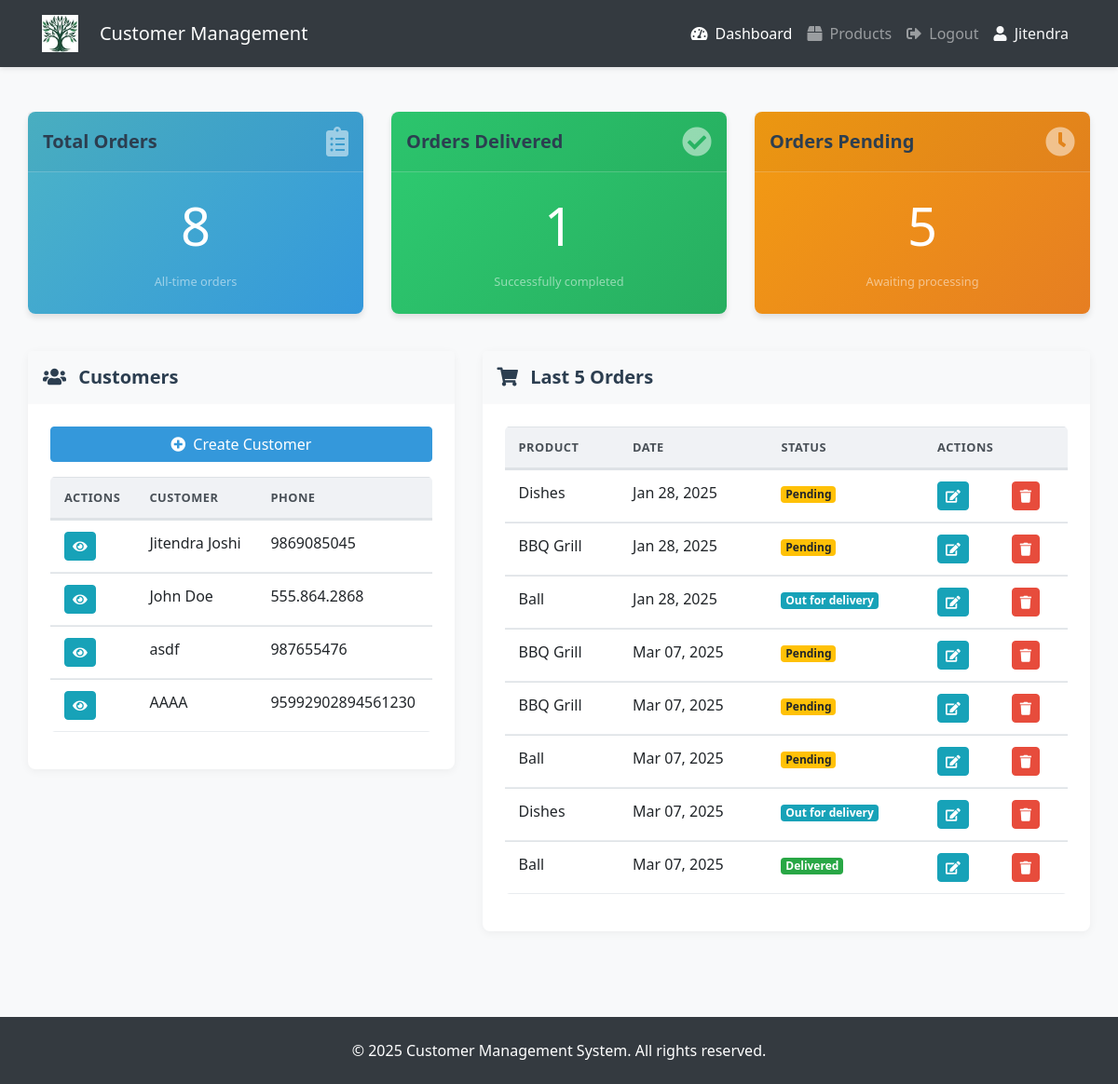
The app's page /dashboard/ (signed in) with its own data.
### accounts/models.py (models this page shows, shortened)
class Customer(models.Model):
    name = models.CharField(max_length=200, null=True)
    phone =  models.CharField(max_length=200, null=True)
    email =  models.CharField(max_length=200, null=True)
    date_created = models.DateTimeField(auto_now_add=True, null=True)

class Order(models.Model):
    STATUS = (
            ('Pending', 'Pending'),
            ('Out for delivery', 'Out for delivery'),
            ('Delivered', 'Delivered'),
    )
    customer = models.ForeignKey(Customer, null=True, on_delete=models.SET_NULL)     #whenever a customer is deleted this order will remain in the databasse with the null value of customer
    product = models.ForeignKey(Product, null=True, on_delete=models.SET_NULL)
    date_created = models.DateTimeField(auto_now_add=True, null=True)
    status = models.CharField(max_length=200, null=True, choices=STATUS)

class Product(models.Model):
    CATEGORY = (
        ('Indoor', 'Indoor'),
        ('Out Door', 'Out Door'),
    )
    name = models.CharField(max_length=200, null=True)
    price = models.FloatField(null=True)
    category = models.CharField(max_length=200, null=True, choices=CATEGORY)
    description = models.CharField(max_length=200, null=True, blank=True)
    date_created = models.DateTimeField(auto_now_add=True, null=True)
    tags = models.ManyToManyField(Tag)
    def __str__(self):
        return self.name

### accounts/views.py (the view)
# urls.py: path('dashboard/', views.home, name="home"),  # Move dashboard to its own URL
@login_required(login_url='/login')
def home(request):
    orders = Order.objects.all() # Read
    customers = Customer.objects.all()
    total_customers = customers.count()
    total_orders = orders.count()
    delivered = orders.filter(status='Delivered').count()
    pending = orders.filter(status='Pending').count()
    context = {'orders': orders, 'customers': customers, 'total_orders': total_orders, 'delivered': delivered, 'pending': pending}
    return render(request, 'accounts/dashboard.html', context)

### accounts/templates/accounts/dashboard.html
{% extends 'accounts/main.html' %}
{% block content %}
{% include 'accounts/status.html' %}
<div class="row mt-4">
    <div class="col-md-5">
        <div class="card">
            <div class="card-header bg-light">
                <h5 class="mb-0">
                    <i class="fas fa-users mr-2"></i> Customers
                </h5>
            </div>
            <div class="card-body">
                <a class="btn btn-primary btn-block mb-3" href="{% url 'create_customer' %}">
                    <i class="fas fa-plus-circle mr-1"></i> Create Customer
                </a>
                <div class="table-responsive">
                    <table class="table table-hover">
                        <thead>
                            <tr>
                                <th>Actions</th>
                                <th>Customer</th>
                                <th>Phone</th>
                            </tr>
                        </thead>
                        <tbody>
                            {% for customer in customers %}
                            <tr>
                                <td>
                                    <a class="btn btn-sm btn-info" href="{% url 'customer' customer.id %}">
                                        <i class="fas fa-eye"></i>
                                    </a>
                                </td>
                                <td>{{customer.name}}</td>
                                <td>{{customer.phone}}</td>
                            </tr>
                            {% endfor %}
                        </tbody>
                    </table>
                </div>
            </div>
        </div>
    </div>
    <div class="col-md-7">
        <div class="card">
            <div class="card-header bg-light">
                <h5 class="mb-0">
                    <i class="fas fa-shopping-cart mr-2"></i> Last 5 Orders
                </h5>
            </div>
            <div class="card-body">
                <div class="table-responsive">
                    <table class="table table-hover">
                        <thead>
                            <tr>
                                <th>Product</th>
                                <th>Date</th>
                                <th>Status</th>
                                <th colspan="2">Actions</th>
                            </tr>
                        </thead>
                        <tbody>
                            {% for order in orders %}
                            <tr>
                                <td>{{order.product}}</td>
                                <td>{{order.date_created|date:"M d, Y"}}</td>
                                <td>
                                    {% if order.status == 'Delivered' %}
                                    <span class="badge badge-success">{{order.status}}</span>
                                    {% elif order.status == 'Pending' %}
                                    <span class="badge badge-warning">{{order.status}}</span>
                                    {% else %}
                                    <span class="badge badge-info">{{order.status}}</span>
                                    {% endif %}
                                </td>
                                <td>
                                    <a class="btn btn-sm btn-info" href="{% url 'update_order' order.id %}">
                                        <i class="fas fa-edit"></i>
                                    </a>
                                </td>
                                <td>
                                    <a class="btn btn-sm btn-danger" href="{% url 'delete_order' order.id %}">
                                        <i class="fas fa-trash"></i>
                                    </a>
                                </td>
                            </tr>
                            {% endfor %}
                        </tbody>
                    </table>
                </div>
            </div>
        </div>
    </div>
</div>
{% endblock %}

### accounts/templates/accounts/main.html (shortened to what this page needs)
{% load static %}
<!DOCTYPE html>
<html lang="en">
<head>
    <link rel="stylesheet" href="https://cdn.jsdelivr.net/npm/bootstrap@4.6.0/dist/css/bootstrap.min.css"
>
    <link rel="stylesheet" href="https://cdnjs.cloudflare.com/ajax/libs/font-awesome/5.15.3/css/all.min.css">
    <link rel="stylesheet" type="text/css" href="{% static '/css/main.css' %}">
</head>
<body>
    {% include 'accounts/navbar.html' %}
    <div class="container-fluid py-4">
        {% block content%}
        {% endblock%}
    </div>
    <footer class="bg-dark text-white py-4 mt-5">
        <div class="container text-center">
            <p class="mb-0">© {% now "Y" %} Customer Management System. All rights reserved.</p>
        </div>
    </footer>
</body>
</html>

### accounts/templates/accounts/navbar.html (shortened to what this page needs)
{% load static %}
<nav class="navbar navbar-expand-lg navbar-dark bg-dark">
  <div class="container">
    <a class="navbar-brand d-flex align-items-center" href="{% url 'home' %}">
      <img src="{% static 'images/logo.png' %}" alt="Logo">
      <span class="ml-2">Customer Management</span>
    </a>
    <div class="collapse navbar-collapse" id="navbarNav">
      <ul class="navbar-nav ml-auto">
        {% if request.user.is_authenticated %}
          <li class="nav-item {% if '/dashboard/' in request.path %}active{% endif %}">
            <a class="nav-link" href="{% url 'home' %}">
              <i class="fas fa-tachometer-alt mr-1"></i> Dashboard
            </a>
          </li>
          <li class="nav-item {% if '/products/' in request.path %}active{% endif %}">
            <a class="nav-link" href="{% url 'products' %}">
              <i class="fas fa-box mr-1"></i> Products
            </a>
          </li>
          <li class="nav-item">
            <a class="nav-link" href="{% url 'logout' %}">
              <i class="fas fa-sign-out-alt mr-1"></i> Logout
            </a>
          </li>
          <li class="nav-item">
            <span class="nav-link text-light">
              <i class="fas fa-user mr-1"></i> {{ request.user.username }}
            </span>
          </li>
        {% else %}
          <li class="nav-item {% if '/login/' in request.path %}active{% endif %}">
            <a class="nav-link" href="{% url 'login' %}">
              <i class="fas fa-sign-in-alt mr-1"></i> Login
            </a>
          </li>
        {% endif %}
      </ul>
    </div>
  </div>
</nav>

### accounts/templates/accounts/status.html
<br>
<div class="row">
    <div class="col-md-4">
        <div class="card text-white mb-3" id="total-orders">
            <div class="card-header d-flex justify-content-between align-items-center">
                <h5 class="card-title mb-0">Total Orders</h5>
                <i class="fas fa-clipboard-list fa-2x text-white-50"></i>
            </div>
            <div class="card-body">
                <h3 class="card-title display-4 text-center">{{total_orders}}</h3>
                <p class="text-center mb-0">
                    <small class="text-white-50">All-time orders</small>
                </p>
            </div>
        </div>
    </div>
    <div class="col-md-4">
        <div class="card text-white mb-3" id="orders-delivered">
            <div class="card-header d-flex justify-content-between align-items-center">
                <h5 class="card-title mb-0">Orders Delivered</h5>
                <i class="fas fa-check-circle fa-2x text-white-50"></i>
            </div>
            <div class="card-body">
                <h3 class="card-title display-4 text-center">{{delivered}}</h3>
                <p class="text-center mb-0">
                    <small class="text-white-50">Successfully completed</small>
                </p>
            </div>
        </div>
    </div>
    <div class="col-md-4">
        <div class="card text-white mb-3" id="orders-pending">
            <div class="card-header d-flex justify-content-between align-items-center">
                <h5 class="card-title mb-0">Orders Pending</h5>
                <i class="fas fa-clock fa-2x text-white-50"></i>
            </div>
            <div class="card-body">
                <h3 class="card-title display-4 text-center">{{pending}}</h3>
                <p class="text-center mb-0">
                    <small class="text-white-50">Awaiting processing</small>
                </p>
            </div>
        </div>
    </div>
</div>

### static/css/main.css (style rules this page uses)
body { background-color: #f8f9fa; font-family: 'Segoe UI', Tahoma, Geneva, Verdana, sans-serif; color: #333; }
.navbar { box-shadow: 0 2px 5px rgba(0, 0, 0, 0.1); padding: 0.7rem 1rem; }
.navbar img { max-height: 40px; margin-right: 15px; }
#total-orders { background: linear-gradient(135deg, #4cb4c7 0%, #3498db 100%); border: none; box-shadow: 0 4px 6px rgba(0, 0, 0, 0.1); transition: transform 0.3s ease; }
#orders-delivered { background: linear-gradient(135deg, #2ecc71 0%, #27ae60 100%); border: none; box-shadow: 0 4px 6px rgba(0, 0, 0, 0.1); transition: transform 0.3s ease; }
#orders-pending { background: linear-gradient(135deg, #f39c12 0%, #e67e22 100%); border: none; box-shadow: 0 4px 6px rgba(0, 0, 0, 0.1); transition: transform 0.3s ease; }
.card-header { border-bottom: 1px solid rgba(255, 255, 255, 0.2); padding: 1rem; }
.card-body { padding: 1.5rem; }
.table { border-collapse: separate; border-spacing: 0; width: 100%; border-radius: 5px; overflow: hidden; }
.table th { background-color: #f0f2f5; color: #495057; font-weight: 600; text-transform: uppercase; font-size: 0.8rem; letter-spacing: 0.5px; }
.table td, .table th { padding: 12px 15px; border-bottom: 1px solid #e9ecef; }
.btn { border-radius: 4px; transition: all 0.3s ease; font-weight: 500; }
.btn-primary { background-color: #3498db; border-color: #3498db; }
.btn-info { background-color: #17a2b8; border-color: #17a2b8; }
.btn-danger { background-color: #e74c3c; border-color: #e74c3c; }
.container-fluid { padding: 20px 30px; }
.card { border-radius: 8px; border: none; box-shadow: 0 2px 10px rgba(0, 0, 0, 0.05); margin-bottom: 20px; }
h5 { font-weight: 600; color: #2c3e50; margin-bottom: 15px; }

### records on screen
Customer: name "Jitendra Joshi", phone "9869085045"
Customer: name "John Doe", phone "555.864.2868"
Customer: name "asdf", phone "987655476"
Customer: name "AAAA", phone "95992902894561230"
Order: product "Dishes", date_created "Jan 28, 2025", status "Pending"
Order: product "BBQ Grill", date_created "Jan 28, 2025", status "Pending"
Order: product "Ball", date_created "Jan 28, 2025", status "Out for delivery"
Order: product "BBQ Grill", date_created "Mar 07, 2025", status "Pending"
Order: product "BBQ Grill", date_created "Mar 07, 2025", status "Pending"
Order: product "Ball", date_created "Mar 07, 2025", status "Pending"
Order: product "Dishes", date_created "Mar 07, 2025", status "Out for delivery"
Order: product "Ball", date_created "Mar 07, 2025", status "Delivered"

### other values on screen
{{ request.user.username }} "Jitendra"
{{ total_orders }} "8"
{{ delivered }} "1"
{{ pending }} "5"
